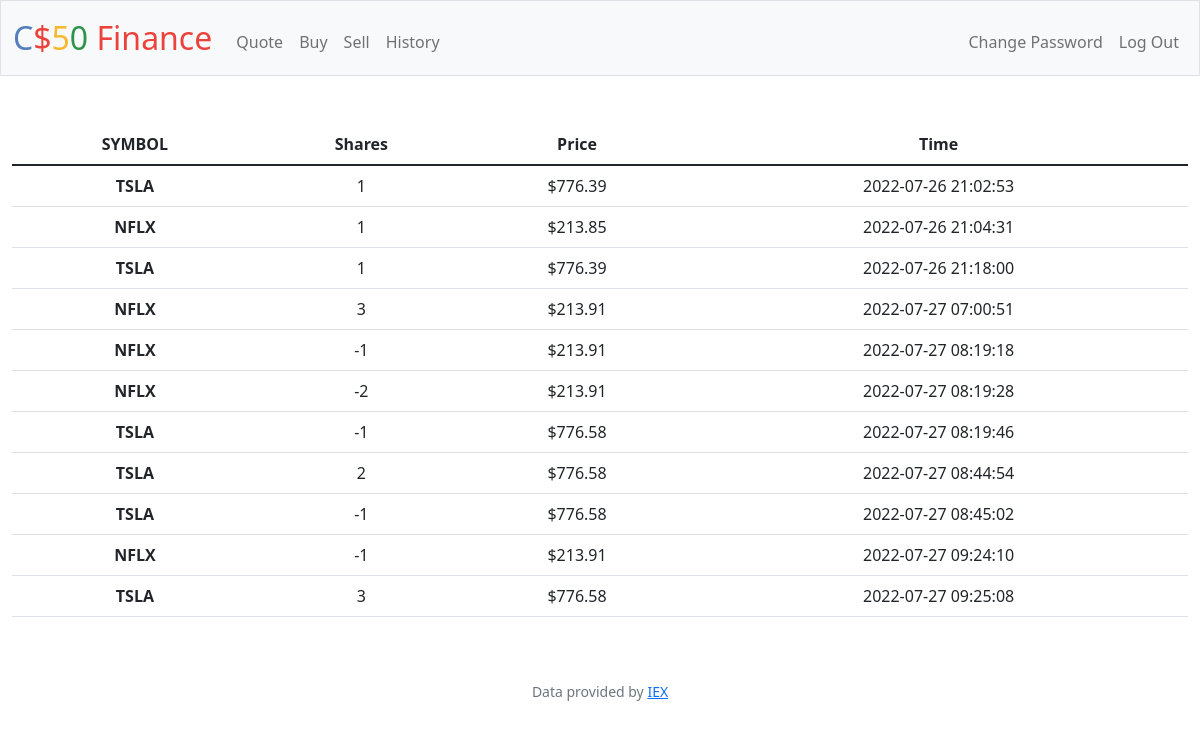
Screenshot of /history (signed in) with the database file from the repository.
### tables this page shows
CREATE TABLE transactions (transaction_id INTEGER PRIMARY KEY AUTOINCREMENT NOT NULL, timestamp DATETIME DEFAULT CURRENT_TIMESTAMP, user_id INTEGER NOT NULL, symbol TEXT NOT NULL, quantity INTEGER NOT NULL, price NUMERIC NOT NULL);

### app.py (the view)
@app.route("/history")
@login_required
def history():
    stocks = db.execute(
        "SELECT symbol, quantity, price, timestamp\
           FROM transactions\
          WHERE user_id = ?",
        session["user_id"],
    )
    return render_template("history.html", stocks=stocks)

### app.py (called while the page is built)
@app.after_request
def after_request(response):
    response.headers["Cache-Control"] = "no-cache, no-store, must-revalidate"
    response.headers["Expires"] = 0
    response.headers["Pragma"] = "no-cache"
    return response

### helpers.py (called while the page is built)
def login_required(f):
    @wraps(f)
    def decorated_function(*args, **kwargs):
        if session.get("user_id") is None:
            return redirect("/login")
        return f(*args, **kwargs)
    return decorated_function

def usd(value):
    return f"${value:,.2f}"

### templates/history.html (shortened to what this page needs)
{% extends "layout.html" %}
{% block main %}
<table class="table">
    <thead>
        <tr>
            <th scope="col">SYMBOL</th>
            <th scope="col">Shares</th>
            <th scope="col">Price</th>
            <th scope="col">Time</th>
        </tr>
    </thead>
    <tbody>
        {% for stock in stocks %}
        <tr>
            <th scope="row">{{ stock.symbol }}</th>
            <td>{{ stock.quantity }}</td>
            <td>{{ stock.price | usd}}</td>
            <td>{{ stock.timestamp }}</td>
        </tr>
        {% endfor %}
    </tbody>
</table>
{% endblock %}

### templates/layout.html (shortened to what this page needs)
<!DOCTYPE html>
<html lang="en">
<head>
    <link href="https://cdn.jsdelivr.net/npm/bootstrap@5.1.3/dist/css/bootstrap.min.css"
 rel="stylesheet">
    <link href="/static/styles.css" rel="stylesheet">
</head>
<body>
    <nav class="bg-light border navbar navbar-expand-md navbar-light">
        <div class="container-fluid">
            <a class="navbar-brand" href="/"><span class="blue">C</span><span class="red">$</span><span
                    class="yellow">5</span><span class="green">0</span> <span class="red">Finance</span></a>
            <div class="collapse navbar-collapse" id="navbar">
                {% if session["user_id"] %}
                <ul class="navbar-nav me-auto mt-2">
                    <li class="nav-item"><a class="nav-link" href="/quote">Quote</a></li>
                    <li class="nav-item"><a class="nav-link" href="/buy">Buy</a></li>
                    <li class="nav-item"><a class="nav-link" href="/sell">Sell</a></li>
                    <li class="nav-item"><a class="nav-link" href="/history">History</a></li>
                </ul>
                <ul class="navbar-nav ms-auto mt-2">
                    <li class="nav-item"><a class="nav-link" href="/password_change">Change Password</a></li>
                    <li class="nav-item"><a class="nav-link" href="/logout">Log Out</a></li>
                </ul>
                {% else %}
                <ul class="navbar-nav ms-auto mt-2">
                    <li class="nav-item"><a class="nav-link" href="/register">Register</a></li>
                    <li class="nav-item"><a class="nav-link" href="/login">Log In</a></li>
                </ul>
                {% endif %}
            </div>
        </div>
    </nav>
    <main class="container-fluid py-5 text-center">
        {% block main %}{% endblock %}
    </main>
    <footer class="mb-5 small text-center text-muted">
        Data provided by <a href="https://iexcloud.io/">IEX</a>
    </footer>
</body>
</html>

### static/styles.css (style rules this page uses)
nav .navbar-brand { font-size: xx-large; }
nav .navbar-brand .blue { color: #537fbe; }
nav .navbar-brand .red { color: #ea433b; }
nav .navbar-brand .yellow { color: #f5b82e; }
nav .navbar-brand .green { color: #2e944b; }

### rows the page displays
transactions: symbol "TSLA", quantity "1", price "$776.39", timestamp "2022-07-26 21:02:53"
transactions: symbol "NFLX", quantity "1", price "$213.85", timestamp "2022-07-26 21:04:31"
transactions: symbol "TSLA", quantity "1", price "$776.39", timestamp "2022-07-26 21:18:00"
transactions: symbol "NFLX", quantity "3", price "$213.91", timestamp "2022-07-27 07:00:51"
transactions: symbol "NFLX", quantity "-1", price "$213.91", timestamp "2022-07-27 08:19:18"
transactions: symbol "NFLX", quantity "-2", price "$213.91", timestamp "2022-07-27 08:19:28"
transactions: symbol "TSLA", quantity "-1", price "$776.58", timestamp "2022-07-27 08:19:46"
transactions: symbol "TSLA", quantity "2", price "$776.58", timestamp "2022-07-27 08:44:54"
transactions: symbol "TSLA", quantity "-1", price "$776.58", timestamp "2022-07-27 08:45:02"
transactions: symbol "NFLX", quantity "-1", price "$213.91", timestamp "2022-07-27 09:24:10"
transactions: symbol "TSLA", quantity "3", price "$776.58", timestamp "2022-07-27 09:25:08"
